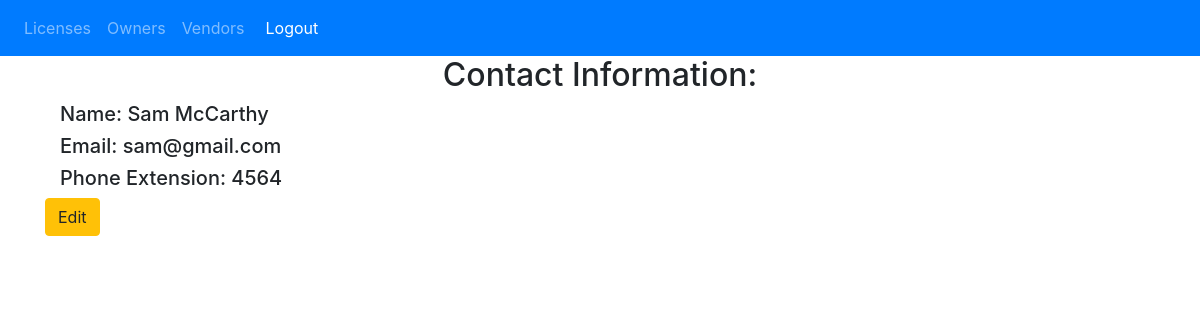
The app's page /view_owner/1 (signed in), older data.
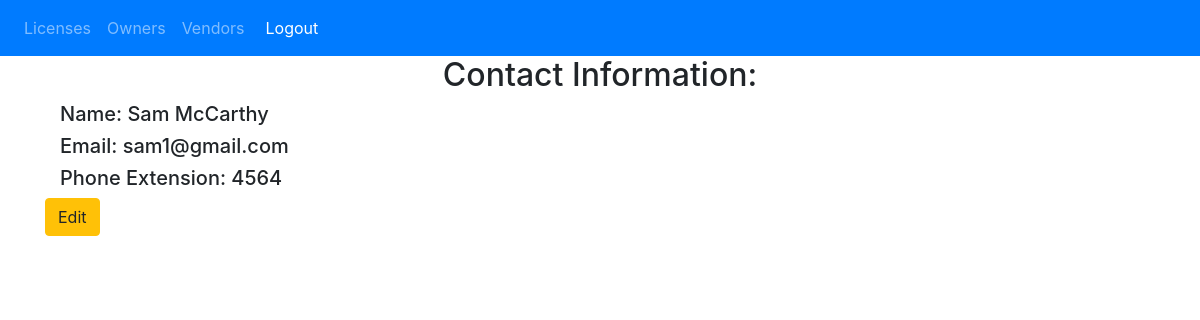
The same page, newer data.
### surreylm/database_models.py (models this page shows)
class Software_owner(db.Model):
    __tablename__ = 'software_owners'
    id = db.Column(db.Integer, primary_key=True)
    email = db.Column(db.Text, unique=True)
    first_name = db.Column(db.Text)
    last_name = db.Column(db.Text)
    phone_extension = db.Column(db.Text)

### surreylm/views.py (the view)
@views.route('/view_owner/<int:id>', methods=['GET', 'POST'])
@login_required
def view_owner(id):
    software = Software.query.filter_by(academic_id=id).all()
    owner = Software_owner.query.get_or_404(id)
    return render_template("view_owner.html", user=current_user, owner=owner, software=software)

### surreylm/__init__.py (called while the page is built)
def create_app():
    app = Flask(__name__)
    app.config['SECRET_KEY'] = 'gdwjama bbawdjkwjdw'
    app.config['SQLALCHEMY_DATABASE_URI'] = f'sqlite:///{DB_NAME}'
    db.init_app(app)
    from .views import views
    from .auth import auth
    app.register_blueprint(views, url_prefix='/')
    app.register_blueprint(auth, url_prefix='/')
    from .database_models import User, Software_owner, Vendor, Software
    with app.app_context():
        db.create_all()
    login_manager = LoginManager()
    login_manager.login_view = 'auth.login'
    login_manager.init_app(app)
    @login_manager.user_loader
    def load_user(id):
        return User.query.get(int(id))
    return app

### surreylm/templates/view_owner.html
{% extends "base.html" %} {% block title %}View Owner Information{% endblock %} {% block content
%}
<div class="container-sm">
<h2 align="center">Contact Information:</h2>
<h5>Name: {{owner.first_name}} {{owner.last_name}}</h5>
<h5>Email: {{owner.email}}</h5>
<h5>Phone Extension: {{owner.phone_extension}}</h5>
</div>
<a href="/edit_owner/{{owner.id}}" class="btn btn-warning">Edit</a>
{% endblock %}

Row changes from the older to the newer data that the page shows:
changed Software_owner "Sam": email "sam@gmail.com" → "sam1@gmail.com"
